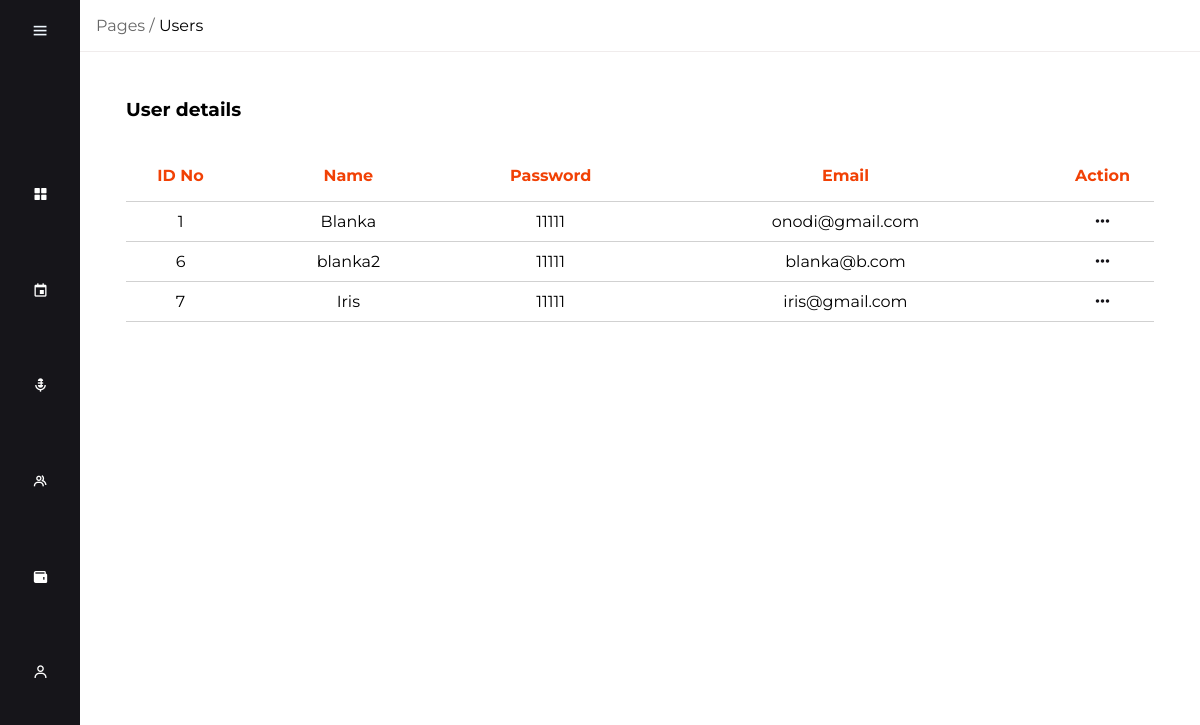
The app's page /adminDashboard/public/users/users.php (signed in) with its own data.
### tables this page shows
CREATE TABLE `users` (
                         `ID` int(11) NOT NULL,
                         `Name` varchar(255) DEFAULT NULL,
                         `Password` varchar(255) DEFAULT NULL,
                         `Email` varchar(255) DEFAULT NULL,
                         `isAdmin` tinyint(1) DEFAULT 0
);

### adminDashboard/public/users/users.php (the view, shortened to what this page needs)
<!DOCTYPE html>
<html lang="en">
<head>
    <link rel="stylesheet" href="../../assets/css/style.css">
    <link rel="stylesheet" href="../../assets/css/pages.css">
    <link rel="stylesheet" href="../../assets/css/medias.css">
    <link rel='stylesheet' href='https://unpkg.com/boxicons@2.1.4/css/boxicons.min.css' >
    <link rel="stylesheet" href="https://cdnjs.cloudflare.com/ajax/libs/font-awesome/5.15.4/css/all.min.css">
</head>
<body>
    <nav class="sidebar">
        <div class="top">
            <i class="bx bx-menu" id="btn"></i>
        </div>
        <div class="bottom">
        <ul class="nav-list">
                <li>
                    <a href="../index.html">
                        <i class="bx bxs-grid-alt"></i>
                    </a>
                </li>
                <li>
                    <a href="../events/events.php">
                        <i class="bx bx-calendar-event"></i>
                    </a>
                </li>
                <li>
                    <a href="../speakers/speakers.php">
                        <i class="bx bxs-microphone-alt"></i>
                    </a>
                </li>
                <li>
                    <a href="../partners/partners.php">
                        <i class="bx bx-group"></i>
                    </a>
                </li>
                <li>
                    <a href="../sponsors/sponsors.php">
                        <i class="bx bxs-wallet"></i>
                    </a>
                </li>
                <li>
                    <a href="users.php">
                        <i class='bx bx-user'></i>
                    </a>
                </li>
            </ul>
        </div>
    </nav>
    <div class="main-content">
        <div class="container-path">
            <p><span class="container-path-pages">Pages /</span> Users</p>
        </div>
        <div class="container-main">
            <div class="table-wrapper">
                <div class="table-header">
                    <h3 class="event-title">User details</h3>
                </div>
                <div>
                <?php
                    include("../../src/conectare.php");
                        if($result = $mysqli->query("SELECT * FROM users ORDER BY id"))
                        {
                            if($result->num_rows > 0)
                            {
                                echo "<table>";
                                echo
                                "
                                    <thead>
                                        <tr>
                                            <th>ID No</th>
                                            <th>Name</th>
                                            <th>Password</th>
                                            <th>Email</th>
                                            <th>Action</th>
                                        </tr>
                                    </thead>
                                ";
                                while($row = $result->fetch_object())
                                {
                                    echo "<tbody>";
                                        echo "<tr>";
                                            echo "<td>" . $row->ID . "</td>";
                                            echo "<td>" . $row->Name . "</td>";
                                            echo "<td>" . $row->Password . "</td>";
                                            echo "<td>" . $row->Email . "</td>";
                                            echo "<td>";
                                                    echo "<i class='fa-solid fa-ellipsis dropdown-button' onclick='toggleDropdown(this)'></i>";
                                            echo "</td>";
                                        echo "</tr>";
                                    echo "</tbody>";
                                }
                                echo "</table>";
                            }
                            else
                            {
                                echo "Nu sunt inregistrati in tabela";
                            }
                        }
                        else
                        {
                            echo "Error " . $mysqli->error();
                        }
                    ?>
                </div>
            </div>
        </div>
    </div>
</body>
</html>

### adminDashboard/assets/css/style.css (style rules this page uses)
:root { --background-main: #fff; --background-secondary: #16151A; --background-third: #F4F4F4; --main-color: #F14105; --secondary-color: #676767; --main-color-desarutated: #F2DCDF; --main-color-saturated: #d83b06; --table-color: #d1d1d1; }
* { margin: 0; padding: 0; box-sizing: border-box; font-family: 'Montserrat', sans-serif; }
.sidebar { position: fixed; top: 0; left: 0; height: 100vh; width: 80px; background-color: #16151A; padding: 0.4rem 0.8rem; transition: all 0.5s ease; }
.sidebar #btn { position: absolute; color: aliceblue; top: 0.4rem; left: 50%; font-size: 1.2rem; line-height: 50px; transform: translateX(-50%); cursor: pointer; }
.sidebar ul li, .admin { position: relative; list-style-type: none; height: 50px; width: 90%; margin: 0.8rem auto; line-height: 50px; }
.sidebar ul li a, .sidebar .admin a { color: white; display: flex; align-items: center; text-decoration: none; border-radius: 0.4rem; }
.sidebar ul li a i, .sidebar .admin a i { min-width: 50px; text-align: center; height: 50px; border-radius: 12px; line-height: 50px; }
.main-content { position: relative; background-color: white; min-height: 100vh; top: 0; left: 80px; transition: all 0.5s ease; width: calc(100% - 80px); }
.bottom { display: flex; flex-direction: column; gap: 8rem; }
.nav-list, .admin { display: flex; flex-direction: column; gap: 20px; }
.container-path { border-bottom: 1px solid #f0ecec; padding: 1rem; }
.container-path-pages { color: #676767; }
.container-main { padding: 1rem; }

### adminDashboard/assets/css/pages.css (style rules this page uses)
.table-wrapper { padding: 30px; }
.table-header { display: flex; justify-content: space-between; align-items: center; margin-bottom: 30px; }
table { width: 100%; border-collapse: collapse; }
th { color: var(--main-color); height: 50px; }
th:last-child { width: 10%; }
td { max-width: 200px; border-top: 0.5px solid var(--table-color); border-bottom: 0.5px solid var(--table-color); padding: 10px 20px; text-align: center; }
td:last-child { width: 10%; }
.dropdown-button { color: var(--background-secondary); }

### records on screen
users: ID "1", Name "Blanka", Password "11111", Email "onodi@gmail.com"
users: ID "6", Name "blanka2", Password "11111", Email "blanka@b.com"
users: ID "7", Name "Iris", Password "11111", Email "iris@gmail.com"
